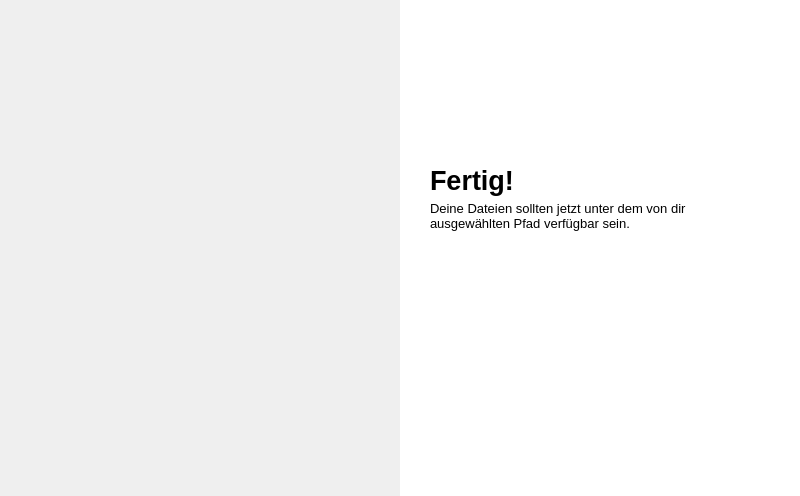
<?xml version="1.0" encoding="UTF-8"?>
<ui version="4.0">
 <class>Form</class>
 <widget class="QWidget" name="Form">
  <property name="geometry">
   <rect>
    <x>0</x>
    <y>0</y>
    <width>800</width>
    <height>496</height>
   </rect>
  </property>
  <property name="windowTitle">
   <string>Form</string>
  </property>
  <widget class="QLabel" name="picture">
   <property name="geometry">
    <rect>
     <x>0</x>
     <y>0</y>
     <width>400</width>
     <height>500</height>
    </rect>
   </property>
   <property name="text">
    <string>&lt;html&gt;&lt;head/&gt;&lt;body&gt;&lt;p&gt;&lt;img src=&quot;:/test/pictures/IMG_4740.jpg&quot;/&gt;&lt;/p&gt;&lt;/body&gt;&lt;/html&gt;</string>
   </property>
  </widget>
  <widget class="QWidget" name="widget" native="true">
   <property name="geometry">
    <rect>
     <x>400</x>
     <y>0</y>
     <width>400</width>
     <height>500</height>
    </rect>
   </property>
   <property name="styleSheet">
    <string notr="true">background-color: rgb(255, 255, 255)</string>
   </property>
   <widget class="QLabel" name="label_description">
    <property name="geometry">
     <rect>
      <x>30</x>
      <y>190</y>
      <width>311</width>
      <height>51</height>
     </rect>
    </property>
    <property name="font">
     <font>
      <family>Segoe UI</family>
      <pointsize>10</pointsize>
      <weight>50</weight>
      <italic>false</italic>
      <bold>false</bold>
     </font>
    </property>
    <property name="styleSheet">
     <string notr="true">color: rgb(0, 0, 0);
font: 10pt &quot;Segoe UI&quot;;</string>
    </property>
    <property name="text">
     <string>Deine Dateien sollten jetzt unter dem von dir ausgewählten Pfad verfügbar sein. </string>
    </property>
    <property name="wordWrap">
     <bool>true</bool>
    </property>
   </widget>
  </widget>
  <widget class="QLabel" name="label_title">
   <property name="geometry">
    <rect>
     <x>430</x>
     <y>160</y>
     <width>240</width>
     <height>41</height>
    </rect>
   </property>
   <property name="font">
    <font>
     <family>Segoe UI</family>
     <pointsize>20</pointsize>
     <weight>75</weight>
     <bold>true</bold>
    </font>
   </property>
   <property name="text">
    <string>Fertig!</string>
   </property>
  </widget>
  <zorder>widget</zorder>
  <zorder>picture</zorder>
  <zorder>label_title</zorder>
 </widget>
 <resources>
  <include location="resources.qrc"/>
 </resources>
 <connections/>
</ui>
